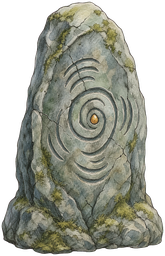
#> input picture assets/ancient-stone.png, 165 x 256 px, shrunk from 898 x 1396 before the run
$ python excise_residue.py annotate ../assets/ancient-stone.png out.png
#> lines starting #> are read from the running program, lines starting #| are printed output that depends on the picture
#!/usr/bin/env python3
"""外科抹除与主体相连的残渣（地影/画上光晕等）——先标注人工确认，再按簇号精确切除。

流程（playbook 规则 4：禁止盲切）:
    1. annotate: 按谓词（低饱和 + 亮度带）聚类候选像素，输出红色叠加标注图与簇表
    2. excise:   人工确认簇号后精确抹除，全图 alpha 轻羽化，打印差异审计（改动像素数/包围盒）

用法:
    python3 tools/excise_residue.py annotate <img> <标注图.png> [--sat 32] [--lum-min 120] [--lum-max 235] [--min-size 80]
    python3 tools/excise_residue.py excise   <img> <输出.png>   --ids 1,3 [同上谓词参数]
"""
import argparse
import sys
from collections import deque

from PIL import Image, ImageFilter


def clusters(im, sat_max, lum_min, lum_max, min_size):
    w, h = im.size
    px = im.load()
    a = im.getchannel("A").load()

    def cand(x, y):
        if a[x, y] <= 8:
            return False
        r, g, b = px[x, y][:3]
        lum = (r + g + b) // 3
        return (max(r, g, b) - min(r, g, b)) <= sat_max and lum_min <= lum <= lum_max

    seen = bytearray(w * h)
    out = []
    for sy in range(h):
        for sx in range(w):
            if seen[sy * w + sx] or not cand(sx, sy):
                continue
            comp = []
            seen[sy * w + sx] = 1
            q = deque([(sx, sy)])
            while q:
                x, y = q.popleft()
                comp.append((x, y))
                for nx, ny in ((x + 1, y), (x - 1, y), (x, y + 1), (x, y - 1)):
                    if 0 <= nx < w and 0 <= ny < h and not seen[ny * w + nx] and cand(nx, ny):
                        seen[ny * w + nx] = 1
                        q.append((nx, ny))
            if len(comp) >= min_size:
                out.append(comp)
    out.sort(key=len, reverse=True)
    return out


def main():
    p = argparse.ArgumentParser()
    p.add_argument("cmd", choices=["annotate", "excise"])
    p.add_argument("src")
    p.add_argument("dst")
    p.add_argument("--ids", default="")
    p.add_argument("--sat", type=int, default=32)
    p.add_argument("--lum-min", type=int, default=120)
    p.add_argument("--lum-max", type=int, default=235)
    p.add_argument("--min-size", type=int, default=80)
    args = p.parse_args()

    im = Image.open(args.src).convert("RGBA")
#> im is the input picture: PIL image 165x256 RGBA; mean R, G, B, A 88.7, 90.5, 79.3, 174.5
    comps = clusters(im, args.sat, args.lum_min, args.lum_max, args.min_size)
#> the loop in clusters, `for sy in range(h):` made 256 passes
    for i, c in enumerate(comps[:15], 1):
        xs = [x for x, _ in c]
        ys = [y for _, y in c]
        print(f"簇{i}: size={len(c)} bbox=({min(xs)},{min(ys)})-({max(xs)},{max(ys)})")
#> this loop made 14 passes
#| 簇1: size=8436 bbox=(51,32)-(147,208)
#| 簇2: size=1010 bbox=(63,11)-(134,67)
#| 簇3: size=577 bbox=(114,211)-(160,242)
#| 簇4: size=452 bbox=(31,110)-(43,172)
#| 簇5: size=431 bbox=(61,165)-(110,202)
#| 簇6: size=269 bbox=(59,189)-(81,217)
#| 簇7: size=266 bbox=(34,64)-(54,111)
#| 簇8: size=231 bbox=(27,211)-(52,229)
#> (further printed lines are left out)

    if args.cmd == "annotate":
        night = Image.new("RGBA", im.size, (16, 22, 18, 255))
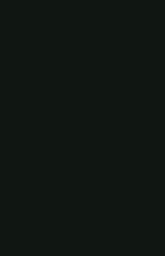
#> night: PIL image 165x256 RGBA; mean R, G, B, A 16, 22, 18, 255
        night.alpha_composite(im)
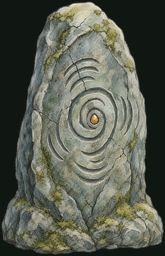
#> night: PIL image 165x256 RGBA; mean R, G, B, A 90.6, 94.3, 81.9, 255
        px = night.load()
        for i, c in enumerate(comps[:15], 1):
            tint = (255, 60, 60) if i % 2 else (255, 160, 40)  # 相邻簇换色便于区分
            for x, y in c:
                r, g, b, _ = px[x, y]
                px[x, y] = ((r + tint[0]) // 2, (g + tint[1]) // 2, (b + tint[2]) // 2, 255)
        night.convert("RGB").save(args.dst)
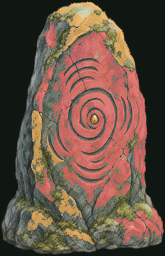
#> saved as out.png: PIL image 165x256 RGB; mean R, G, B 105.5, 82.7, 69.2
        print(f"标注图 -> {args.dst}")
        return

    ids = {int(s) for s in args.ids.split(",") if s}
    if not ids:
        sys.exit("excise 需要 --ids")
    before = im.getchannel("A")
    alpha = before.load()
    erased = 0
    xs_all, ys_all = [], []
    for i, c in enumerate(comps[:15], 1):
        if i not in ids:
            continue
        for x, y in c:
            alpha[x, y] = 0
            erased += 1
            xs_all.append(x)
            ys_all.append(y)
    a2 = im.getchannel("A").filter(ImageFilter.GaussianBlur(1))  # 切口羽化
    im.putalpha(a2)
    im.save(args.dst)
    diff = sum(
        1 for yy in range(im.height) for xx in range(im.width)
        if abs(a2.load()[xx, yy] - before.load()[xx, yy]) > 12
    )
    print(f"抹除簇 {sorted(ids)}: 直接抹 {erased}px, 羽化后显著改动 {diff}px, "
          f"改动包围盒=({min(xs_all)},{min(ys_all)})-({max(xs_all)},{max(ys_all)})")


if __name__ == "__main__":
    main()

$ run again, on assets/campfire.png
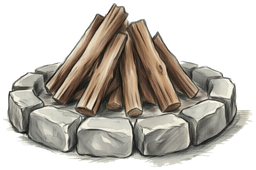
#> input picture assets/campfire.png, 256 x 170 px, shrunk from 759 x 505 before the run
#> in main, im is the input picture: PIL image 256x170 RGBA; mean R, G, B, A 86.3, 80.8, 72.7, 141.9
#> the loop in clusters, `for sy in range(h):` made 170 passes
#> the loop in main, `for i, c in enumerate(comps[:15], 1):` made 5 passes
#| 簇1: size=3729 bbox=(16,108)-(252,167)
#| 簇2: size=2795 bbox=(9,56)-(83,150)
#| 簇3: size=1588 bbox=(136,106)-(189,154)
#| 簇4: size=1047 bbox=(179,87)-(225,140)
#| 簇5: size=771 bbox=(180,60)-(232,105)
#> in main, `night.alpha_composite(im)`:
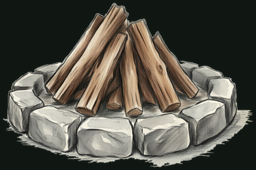
#> night: PIL image 256x170 RGBA; mean R, G, B, A 86.9, 84.2, 74.6, 255
#> in main, `night.convert("RGB").save(args.dst)`:
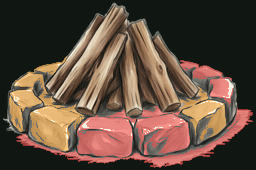
#> saved as out.png: PIL image 256x170 RGB; mean R, G, B 96.4, 75.9, 62.3

$ run again, on assets/fluorite.png
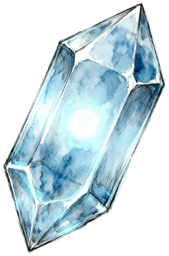
#> input picture assets/fluorite.png, 169 x 256 px, shrunk from 581 x 881 before the run
#> in main, im is the input picture: PIL image 169x256 RGBA; mean R, G, B, A 93.8, 113.4, 120.4, 141.7
#> the loop in clusters, `for sy in range(h):` made 256 passes
#> the loop in main, `for i, c in enumerate(comps[:15], 1):` made 9 passes
#| 簇1: size=465 bbox=(118,12)-(156,56)
#| 簇2: size=305 bbox=(89,35)-(111,65)
#| 簇3: size=249 bbox=(13,67)-(50,145)
#| 簇4: size=216 bbox=(97,11)-(127,34)
#| 簇5: size=185 bbox=(71,26)-(96,49)
#> (further printed lines are left out)
#> in main, `night.alpha_composite(im)`:
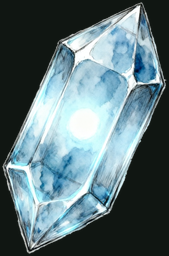
#> night: PIL image 169x256 RGBA; mean R, G, B, A 95.3, 117.4, 122.6, 255
#> in main, `night.convert("RGB").save(args.dst)`:
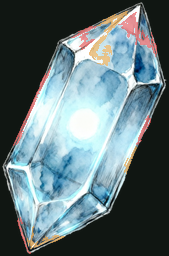
#> saved as out.png: PIL image 169x256 RGB; mean R, G, B 97, 115.4, 119.4
